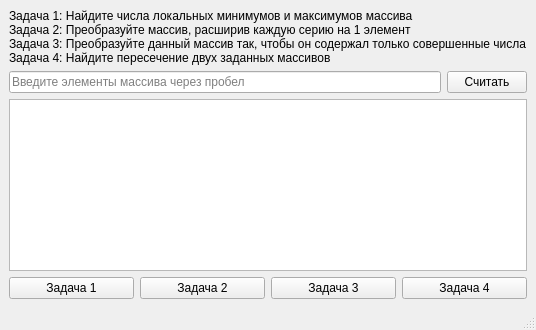
<?xml version="1.0" encoding="UTF-8"?>
<ui version="4.0">
 <class>MainWindow</class>
 <widget class="QMainWindow" name="MainWindow">
  <property name="geometry">
   <rect>
    <x>0</x>
    <y>0</y>
    <width>407</width>
    <height>330</height>
   </rect>
  </property>
  <property name="windowTitle">
   <string>MainWindow</string>
  </property>
  <widget class="QWidget" name="centralwidget">
   <layout class="QVBoxLayout" name="verticalLayout">
    <item>
     <widget class="QLabel" name="label">
      <property name="text">
       <string>Задача 1: Найдите числа локальных минимумов и максимумов массива  
Задача 2: Преобразуйте массив, расширив каждую серию на 1 элемент  
Задача 3: Преобразуйте данный массив так, чтобы он содержал только совершенные числа  
Задача 4: Найдите пересечение двух заданных массивов</string>
      </property>
     </widget>
    </item>
    <item>
     <layout class="QHBoxLayout" name="arrayInputHorizontalLayout">
      <item>
       <widget class="QLineEdit" name="arrayLineEdit">
        <property name="placeholderText">
         <string>Введите элементы массива через пробел</string>
        </property>
       </widget>
      </item>
      <item>
       <widget class="QPushButton" name="inputArrayPushButton">
        <property name="text">
         <string>Считать</string>
        </property>
       </widget>
      </item>
     </layout>
    </item>
    <item>
     <widget class="QTextEdit" name="arrayTextEdit">
      <property name="readOnly">
       <bool>true</bool>
      </property>
     </widget>
    </item>
    <item>
     <layout class="QHBoxLayout" name="solveButtonsHorizontalLayout">
      <item>
       <widget class="QPushButton" name="task1PushButton">
        <property name="text">
         <string>Задача 1</string>
        </property>
       </widget>
      </item>
      <item>
       <widget class="QPushButton" name="task2PushButton">
        <property name="text">
         <string>Задача 2</string>
        </property>
       </widget>
      </item>
      <item>
       <widget class="QPushButton" name="task3PushButton">
        <property name="text">
         <string>Задача 3</string>
        </property>
       </widget>
      </item>
      <item>
       <widget class="QPushButton" name="task4PushButton">
        <property name="text">
         <string>Задача 4</string>
        </property>
       </widget>
      </item>
     </layout>
    </item>
   </layout>
  </widget>
  <widget class="QMenuBar" name="menubar">
   <property name="geometry">
    <rect>
     <x>0</x>
     <y>0</y>
     <width>407</width>
     <height>17</height>
    </rect>
   </property>
   <property name="defaultUp">
    <bool>false</bool>
   </property>
  </widget>
  <widget class="QStatusBar" name="statusbar"/>
 </widget>
 <resources/>
 <connections/>
</ui>
